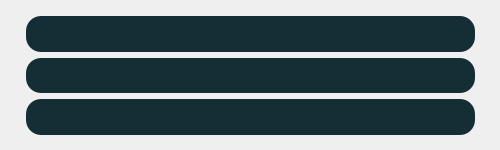
<?xml version="1.0" encoding="UTF-8"?>
<ui version="4.0">
 <class>StoryWidget</class>
 <widget class="QWidget" name="StoryWidget">
  <property name="geometry">
   <rect>
    <x>0</x>
    <y>0</y>
    <width>500</width>
    <height>150</height>
   </rect>
  </property>
  <property name="windowTitle">
   <string>Form</string>
  </property>
  <widget class="QWidget" name="layoutWidget">
   <property name="geometry">
    <rect>
     <x>20</x>
     <y>10</y>
     <width>461</width>
     <height>131</height>
    </rect>
   </property>
   <layout class="QVBoxLayout" name="verticalLayout">
    <property name="leftMargin">
     <number>6</number>
    </property>
    <property name="topMargin">
     <number>6</number>
    </property>
    <property name="rightMargin">
     <number>6</number>
    </property>
    <property name="bottomMargin">
     <number>6</number>
    </property>
    <item>
     <widget class="QLabel" name="Label_Name">
      <property name="styleSheet">
       <string notr="true">background:rgb(21, 45, 53);
font:14px;
color:white;
border-radius:15px;
</string>
      </property>
      <property name="text">
       <string/>
      </property>
      <property name="margin">
       <number>8</number>
      </property>
     </widget>
    </item>
    <item>
     <widget class="QLabel" name="Label_Id">
      <property name="styleSheet">
       <string notr="true">background:rgb(21, 45, 53);
font:14px;
color:white;
border-radius:15px;
</string>
      </property>
      <property name="text">
       <string/>
      </property>
      <property name="margin">
       <number>8</number>
      </property>
     </widget>
    </item>
    <item>
     <widget class="QLabel" name="Label_StoryTime">
      <property name="styleSheet">
       <string notr="true">background:rgb(21, 45, 53);
font:14px;
color:white;
border-radius:15px;
</string>
      </property>
      <property name="text">
       <string/>
      </property>
      <property name="margin">
       <number>8</number>
      </property>
     </widget>
    </item>
   </layout>
  </widget>
 </widget>
 <resources/>
 <connections/>
</ui>
